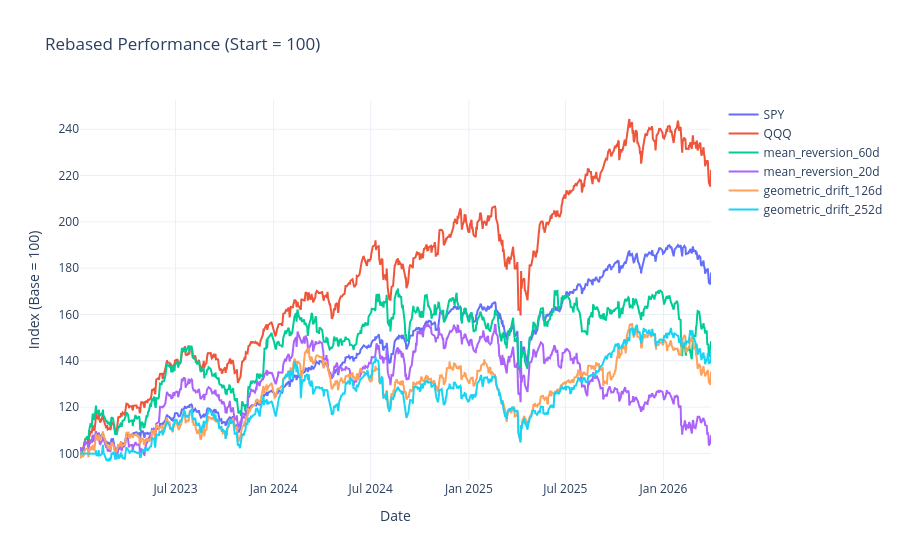

Source (notebook cell):
### Code cell
evaluation.plot_rebased_performance(df_nav_all)

### Figure 1 — Plotly figure (JSON) as saved in the notebook; plotly's stock layout.template omitted (floating-point values rounded to 4 significant figures; data arrays with more than 128 entries replaced by an {"elided": "..."} marker saying what was removed)
{"data": [{"hovertemplate": "<b>%{fullData.name}</b><br>Date: %{x|%b %d, %Y}<br>Value: %{y:.2f}<extra></extra>", "mode": "lines", "name": "SPY", "type": "scatter", "x": {"elided": "813 str values"}, "y": {"elided": "813 float values"}}, {"hovertemplate": "<b>%{fullData.name}</b><br>Date: %{x|%b %d, %Y}<br>Value: %{y:.2f}<extra></extra>", "mode": "lines", "name": "QQQ", "type": "scatter", "x": {"elided": "813 str values"}, "y": {"elided": "813 float values"}}, {"hovertemplate": "<b>%{fullData.name}</b><br>Date: %{x|%b %d, %Y}<br>Value: %{y:.2f}<extra></extra>", "mode": "lines", "name": "mean_reversion_60d", "type": "scatter", "x": {"elided": "813 str values"}, "y": {"elided": "813 float values"}}, {"hovertemplate": "<b>%{fullData.name}</b><br>Date: %{x|%b %d, %Y}<br>Value: %{y:.2f}<extra></extra>", "mode": "lines", "name": "mean_reversion_20d", "type": "scatter", "x": {"elided": "813 str values"}, "y": {"elided": "813 float values"}}, {"hovertemplate": "<b>%{fullData.name}</b><br>Date: %{x|%b %d, %Y}<br>Value: %{y:.2f}<extra></extra>", "mode": "lines", "name": "geometric_drift_126d", "type": "scatter", "x": {"elided": "813 str values"}, "y": {"elided": "813 float values"}}, {"hovertemplate": "<b>%{fullData.name}</b><br>Date: %{x|%b %d, %Y}<br>Value: %{y:.2f}<extra></extra>", "mode": "lines", "name": "geometric_drift_252d", "type": "scatter", "x": {"elided": "813 str values"}, "y": {"elided": "813 float values"}}], "layout": {"hovermode": "closest", "legend": {"orientation": "v", "x": 1.02, "xanchor": "left", "y": 1, "yanchor": "top"}, "title": {"text": "Rebased Performance (Start = 100)"}, "xaxis": {"title": {"text": "Date"}}, "yaxis": {"title": {"text": "Index (Base = 100)"}}}}
